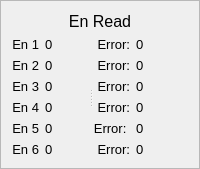
    <widget class="QFrame" name="enRead">
     <property name="frameShape">
      <enum>QFrame::StyledPanel</enum>
     </property>
     <property name="frameShadow">
      <enum>QFrame::Sunken</enum>
     </property>
     <property name="lineWidth">
      <number>2</number>
     </property>
     <property name="midLineWidth">
      <number>0</number>
     </property>
     <layout class="QVBoxLayout" name="verticalLayout_16">
      <item>
       <widget class="QLabel" name="label_4">
        <property name="font">
         <font>
          <pointsize>12</pointsize>
         </font>
        </property>
        <property name="text">
         <string>En Read</string>
        </property>
        <property name="alignment">
         <set>Qt::AlignCenter</set>
        </property>
       </widget>
      </item>
      <item>
       <widget class="QSplitter" name="splitter_3">
        <property name="orientation">
         <enum>Qt::Horizontal</enum>
        </property>
        <property name="childrenCollapsible">
         <bool>false</bool>
        </property>
        <widget class="QWidget" name="layoutWidget">
         <property name="font">
          <font/>
         </property>
         <layout class="QHBoxLayout" name="horizontalLayout_2">
          <item>
           <layout class="QVBoxLayout" name="verticalLayout_2">
            <item>
             <widget class="QLabel" name="Step1_direct">
              <property name="sizePolicy">
               <sizepolicy hsizetype="Minimum" vsizetype="Fixed">
                <horstretch>0</horstretch>
                <verstretch>0</verstretch>
               </sizepolicy>
              </property>
              <property name="font">
               <font>
                <pointsize>10</pointsize>
               </font>
              </property>
              <property name="text">
               <string>En 1</string>
              </property>
              <property name="alignment">
               <set>Qt::AlignRight|Qt::AlignTrailing|Qt::AlignVCenter</set>
              </property>
             </widget>
            </item>
            <item>
             <widget class="QLabel" name="Step2_direct">
              <property name="sizePolicy">
               <sizepolicy hsizetype="Minimum" vsizetype="Fixed">
                <horstretch>0</horstretch>
                <verstretch>0</verstretch>
               </sizepolicy>
              </property>
              <property name="font">
               <font>
                <pointsize>10</pointsize>
               </font>
              </property>
              <property name="text">
               <string>En 2</string>
              </property>
              <property name="alignment">
               <set>Qt::AlignRight|Qt::AlignTrailing|Qt::AlignVCenter</set>
              </property>
             </widget>
            </item>
            <item>
             <widget class="QLabel" name="Step3_direct">
              <property name="sizePolicy">
               <sizepolicy hsizetype="Minimum" vsizetype="Fixed">
                <horstretch>0</horstretch>
                <verstretch>0</verstretch>
               </sizepolicy>
              </property>
              <property name="font">
               <font>
                <pointsize>10</pointsize>
               </font>
              </property>
              <property name="text">
               <string>En 3</string>
              </property>
              <property name="alignment">
               <set>Qt::AlignRight|Qt::AlignTrailing|Qt::AlignVCenter</set>
              </property>
             </widget>
            </item>
            <item>
             <widget class="QLabel" name="Step4_direct">
              <property name="sizePolicy">
               <sizepolicy hsizetype="Minimum" vsizetype="Fixed">
                <horstretch>0</horstretch>
                <verstretch>0</verstretch>
               </sizepolicy>
              </property>
              <property name="font">
               <font>
                <pointsize>10</pointsize>
               </font>
              </property>
              <property name="text">
               <string>En 4</string>
              </property>
              <property name="alignment">
               <set>Qt::AlignRight|Qt::AlignTrailing|Qt::AlignVCenter</set>
              </property>
             </widget>
            </item>
            <item>
             <widget class="QLabel" name="Step5_direct">
              <property name="sizePolicy">
               <sizepolicy hsizetype="Minimum" vsizetype="Fixed">
                <horstretch>0</horstretch>
                <verstretch>0</verstretch>
               </sizepolicy>
              </property>
              <property name="font">
               <font>
                <pointsize>10</pointsize>
               </font>
              </property>
              <property name="text">
               <string>En 5</string>
              </property>
              <property name="alignment">
               <set>Qt::AlignRight|Qt::AlignTrailing|Qt::AlignVCenter</set>
              </property>
             </widget>
            </item>
            <item>
             <widget class="QLabel" name="Step6_direct">
              <property name="sizePolicy">
               <sizepolicy hsizetype="Minimum" vsizetype="Fixed">
                <horstretch>0</horstretch>
                <verstretch>0</verstretch>
               </sizepolicy>
              </property>
              <property name="font">
               <font>
                <pointsize>10</pointsize>
               </font>
              </property>
              <property name="text">
               <string>En 6</string>
              </property>
              <property name="alignment">
               <set>Qt::AlignRight|Qt::AlignTrailing|Qt::AlignVCenter</set>
              </property>
             </widget>
            </item>
           </layout>
          </item>
          <item>
           <layout class="QVBoxLayout" name="verticalLayout_4">
            <item>
             <widget class="QLabel" name="enR1">
              <property name="sizePolicy">
               <sizepolicy hsizetype="Expanding" vsizetype="Fixed">
                <horstretch>0</horstretch>
                <verstretch>0</verstretch>
               </sizepolicy>
              </property>
              <property name="font">
               <font>
                <pointsize>10</pointsize>
               </font>
              </property>
              <property name="text">
               <string>0</string>
              </property>
              <property name="alignment">
               <set>Qt::AlignLeading|Qt::AlignLeft|Qt::AlignVCenter</set>
              </property>
             </widget>
            </item>
            <item>
             <widget class="QLabel" name="enR2">
              <property name="sizePolicy">
               <sizepolicy hsizetype="Expanding" vsizetype="Fixed">
                <horstretch>0</horstretch>
                <verstretch>0</verstretch>
               </sizepolicy>
              </property>
              <property name="font">
               <font>
                <pointsize>10</pointsize>
               </font>
              </property>
              <property name="text">
               <string>0</string>
              </property>
              <property name="alignment">
               <set>Qt::AlignLeading|Qt::AlignLeft|Qt::AlignVCenter</set>
              </property>
             </widget>
            </item>
            <item>
             <widget class="QLabel" name="enR3">
              <property name="sizePolicy">
               <sizepolicy hsizetype="Expanding" vsizetype="Fixed">
                <horstretch>0</horstretch>
                <verstretch>0</verstretch>
               </sizepolicy>
              </property>
              <property name="font">
               <font>
                <pointsize>10</pointsize>
               </font>
              </property>
              <property name="text">
               <string>0</string>
              </property>
              <property name="alignment">
               <set>Qt::AlignLeading|Qt::AlignLeft|Qt::AlignVCenter</set>
              </property>
             </widget>
            </item>
            <item>
             <widget class="QLabel" name="enR4">
              <property name="sizePolicy">
               <sizepolicy hsizetype="Expanding" vsizetype="Fixed">
                <horstretch>0</horstretch>
                <verstretch>0</verstretch>
               </sizepolicy>
              </property>
              <property name="font">
               <font>
                <pointsize>10</pointsize>
               </font>
              </property>
              <property name="text">
               <string>0</string>
              </property>
              <property name="alignment">
               <set>Qt::AlignLeading|Qt::AlignLeft|Qt::AlignVCenter</set>
              </property>
             </widget>
            </item>
            <item>
             <widget class="QLabel" name="enR5">
              <property name="sizePolicy">
               <sizepolicy hsizetype="Expanding" vsizetype="Fixed">
                <horstretch>0</horstretch>
                <verstretch>0</verstretch>
               </sizepolicy>
              </property>
              <property name="font">
               <font>
                <pointsize>10</pointsize>
               </font>
              </property>
              <property name="text">
               <string>0</string>
              </property>
              <property name="alignment">
               <set>Qt::AlignLeading|Qt::AlignLeft|Qt::AlignVCenter</set>
              </property>
             </widget>
            </item>
            <item>
             <widget class="QLabel" name="enR6">
              <property name="sizePolicy">
               <sizepolicy hsizetype="Expanding" vsizetype="Fixed">
                <horstretch>0</horstretch>
                <verstretch>0</verstretch>
               </sizepolicy>
              </property>
              <property name="font">
               <font>
                <pointsize>10</pointsize>
               </font>
              </property>
              <property name="text">
               <string>0</string>
              </property>
              <property name="alignment">
               <set>Qt::AlignLeading|Qt::AlignLeft|Qt::AlignVCenter</set>
              </property>
             </widget>
            </item>
           </layout>
          </item>
         </layout>
        </widget>
        <widget class="QWidget" name="layoutWidget">
         <property name="font">
          <font/>
         </property>
         <layout class="QHBoxLayout" name="horizontalLayout_3">
          <item>
           <layout class="QVBoxLayout" name="verticalLayout_5">
            <item>
             <widget class="QLabel" name="encrease1">
              <property name="sizePolicy">
               <sizepolicy hsizetype="Minimum" vsizetype="Fixed">
                <horstretch>0</horstretch>
                <verstretch>0</verstretch>
               </sizepolicy>
              </property>
              <property name="font">
               <font>
                <pointsize>10</pointsize>
               </font>
              </property>
              <property name="text">
               <string>Error:</string>
              </property>
              <property name="alignment">
               <set>Qt::AlignRight|Qt::AlignTrailing|Qt::AlignVCenter</set>
              </property>
             </widget>
            </item>
            <item>
             <widget class="QLabel" name="encrease2">
              <property name="sizePolicy">
               <sizepolicy hsizetype="Minimum" vsizetype="Fixed">
                <horstretch>0</horstretch>
                <verstretch>0</verstretch>
               </sizepolicy>
              </property>
              <property name="font">
               <font>
                <pointsize>10</pointsize>
               </font>
              </property>
              <property name="text">
               <string>Error:</string>
              </property>
              <property name="alignment">
               <set>Qt::AlignRight|Qt::AlignTrailing|Qt::AlignVCenter</set>
              </property>
             </widget>
            </item>
            <item>
             <widget class="QLabel" name="encrease3">
              <property name="sizePolicy">
               <sizepolicy hsizetype="Minimum" vsizetype="Fixed">
                <horstretch>0</horstretch>
                <verstretch>0</verstretch>
               </sizepolicy>
              </property>
              <property name="font">
               <font>
                <pointsize>10</pointsize>
               </font>
              </property>
              <property name="text">
               <string>Error:</string>
              </property>
              <property name="alignment">
               <set>Qt::AlignRight|Qt::AlignTrailing|Qt::AlignVCenter</set>
              </property>
              <property name="indent">
               <number>-1</number>
              </property>
             </widget>
            </item>
            <item>
             <widget class="QLabel" name="encrease4">
              <property name="sizePolicy">
               <sizepolicy hsizetype="Minimum" vsizetype="Fixed">
                <horstretch>0</horstretch>
                <verstretch>0</verstretch>
               </sizepolicy>
              </property>
              <property name="font">
               <font>
                <pointsize>10</pointsize>
               </font>
              </property>
              <property name="text">
               <string>Error:</string>
              </property>
              <property name="scaledContents">
               <bool>false</bool>
              </property>
              <property name="alignment">
               <set>Qt::AlignRight|Qt::AlignTrailing|Qt::AlignVCenter</set>
              </property>
              <property name="margin">
               <number>0</number>
              </property>
             </widget>
            </item>
            <item>
             <widget class="QLabel" name="encrease5">
              <property name="sizePolicy">
               <sizepolicy hsizetype="Minimum" vsizetype="Fixed">
                <horstretch>0</horstretch>
                <verstretch>0</verstretch>
               </sizepolicy>
              </property>
              <property name="font">
               <font>
                <pointsize>10</pointsize>
               </font>
              </property>
              <property name="text">
               <string>Error: </string>
              </property>
              <property name="alignment">
               <set>Qt::AlignRight|Qt::AlignTrailing|Qt::AlignVCenter</set>
              </property>
             </widget>
            </item>
            <item>
             <widget class="QLabel" name="encrease6">
              <property name="sizePolicy">
               <sizepolicy hsizetype="Minimum" vsizetype="Fixed">
                <horstretch>0</horstretch>
                <verstretch>0</verstretch>
               </sizepolicy>
              </property>
              <property name="font">
               <font>
                <pointsize>10</pointsize>
               </font>
              </property>
              <property name="text">
               <string>Error:</string>
              </property>
              <property name="alignment">
               <set>Qt::AlignRight|Qt::AlignTrailing|Qt::AlignVCenter</set>
              </property>
             </widget>
            </item>
           </layout>
          </item>
          <item>
           <layout class="QVBoxLayout" name="verticalLayout_6">
            <item>
             <widget class="QLabel" name="enEr1">
              <property name="sizePolicy">
               <sizepolicy hsizetype="Expanding" vsizetype="Fixed">
                <horstretch>0</horstretch>
                <verstretch>0</verstretch>
               </sizepolicy>
              </property>
              <property name="font">
               <font>
                <pointsize>10</pointsize>
               </font>
              </property>
              <property name="text">
               <string>0</string>
              </property>
              <property name="alignment">
               <set>Qt::AlignLeading|Qt::AlignLeft|Qt::AlignVCenter</set>
              </property>
             </widget>
            </item>
            <item>
             <widget class="QLabel" name="enEr2">
              <property name="sizePolicy">
               <sizepolicy hsizetype="Expanding" vsizetype="Fixed">
                <horstretch>0</horstretch>
                <verstretch>0</verstretch>
               </sizepolicy>
              </property>
              <property name="font">
               <font>
                <pointsize>10</pointsize>
               </font>
              </property>
              <property name="text">
               <string>0</string>
              </property>
              <property name="alignment">
               <set>Qt::AlignLeading|Qt::AlignLeft|Qt::AlignVCenter</set>
              </property>
             </widget>
            </item>
            <item>
             <widget class="QLabel" name="enEr3">
              <property name="sizePolicy">
               <sizepolicy hsizetype="Expanding" vsizetype="Fixed">
                <horstretch>0</horstretch>
                <verstretch>0</verstretch>
               </sizepolicy>
              </property>
              <property name="font">
               <font>
                <pointsize>10</pointsize>
               </font>
              </property>
              <property name="text">
               <string>0</string>
              </property>
              <property name="alignment">
               <set>Qt::AlignLeading|Qt::AlignLeft|Qt::AlignVCenter</set>
              </property>
             </widget>
            </item>
            <item>
             <widget class="QLabel" name="enEr4">
              <property name="sizePolicy">
               <sizepolicy hsizetype="Expanding" vsizetype="Fixed">
                <horstretch>0</horstretch>
                <verstretch>0</verstretch>
               </sizepolicy>
              </property>
              <property name="font">
               <font>
                <pointsize>10</pointsize>
               </font>
              </property>
              <property name="text">
               <string>0</string>
              </property>
              <property name="alignment">
               <set>Qt::AlignLeading|Qt::AlignLeft|Qt::AlignVCenter</set>
              </property>
             </widget>
            </item>
            <item>
             <widget class="QLabel" name="enEr5">
              <property name="sizePolicy">
               <sizepolicy hsizetype="Expanding" vsizetype="Fixed">
                <horstretch>0</horstretch>
                <verstretch>0</verstretch>
               </sizepolicy>
              </property>
              <property name="font">
               <font>
                <pointsize>10</pointsize>
               </font>
              </property>
              <property name="text">
               <string>0</string>
              </property>
              <property name="alignment">
               <set>Qt::AlignLeading|Qt::AlignLeft|Qt::AlignVCenter</set>
              </property>
             </widget>
            </item>
            <item>
             <widget class="QLabel" name="enEr6">
              <property name="sizePolicy">
               <sizepolicy hsizetype="Expanding" vsizetype="Fixed">
                <horstretch>0</horstretch>
                <verstretch>0</verstretch>
               </sizepolicy>
              </property>
              <property name="font">
               <font>
                <pointsize>10</pointsize>
               </font>
              </property>
              <property name="text">
               <string>0</string>
              </property>
              <property name="alignment">
               <set>Qt::AlignLeading|Qt::AlignLeft|Qt::AlignVCenter</set>
              </property>
             </widget>
            </item>
           </layout>
          </item>
         </layout>
        </widget>
       </widget>
      </item>
     </layout>
    </widget>
